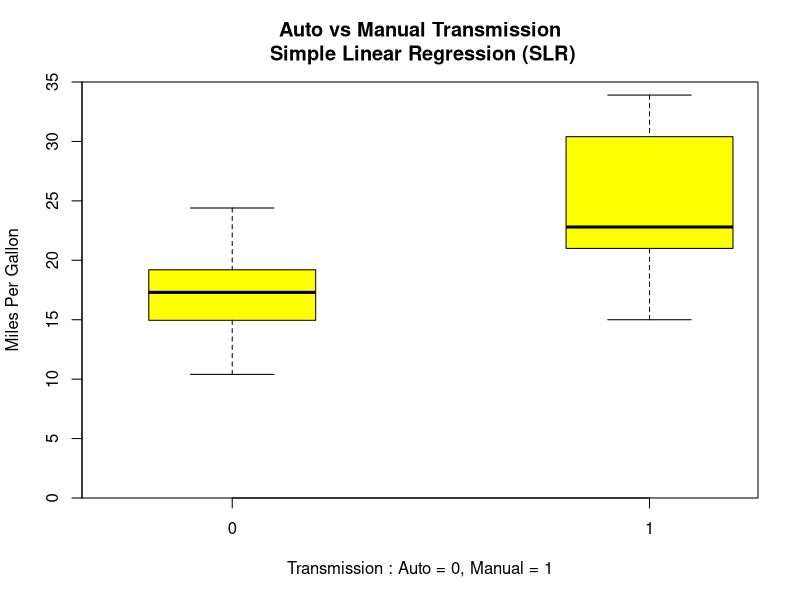
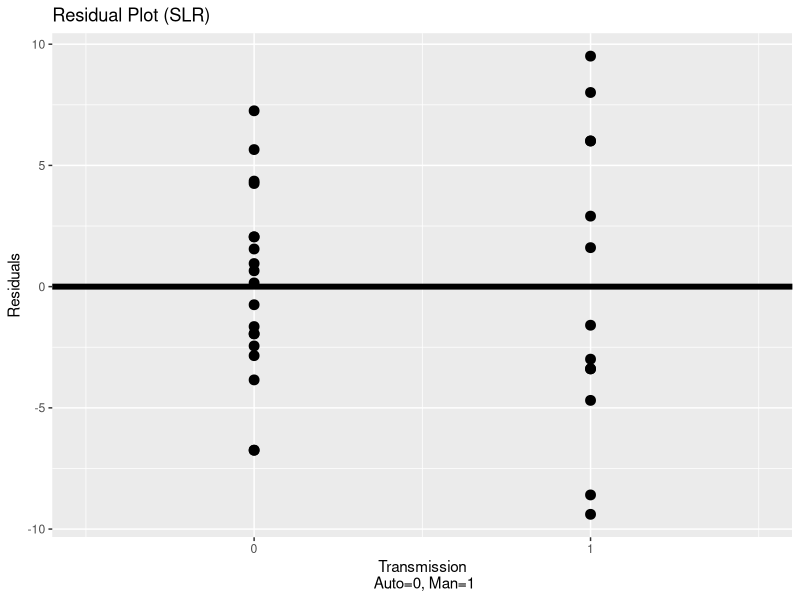

Write R code to recreate these figures, in order.
#===========================================
# Regression Models Course : MTcars Analysis
#===========================================

# -----------
# Key Columns
# -----------
# [, 1]	 mpg	 Miles/(US) gallon
# [, 2]	 cyl	 Number of cylinders
# [, 3]  disp  Displacement (Cubic inches)
# [, 4]	 hp	 Gross horsepower
# [, 6]	 wt  Weight (1000 lbs)
# [, 9]	 am	 Transmission (0 = automatic, 1 = manual)
# [,10]  gear  Number of forward gears
# [,11]  carb  Number of carburetors

# Load data set
library(datasets)
library(ggplot2)
data("mtcars")


## --------------------
## Exploratory Analysis
## --------------------

# Examine columns and data types
str(mtcars)

# Range of MPG values
range(mtcars$mpg)

# Car transmissions: 
# 0 = automatic 
# 1 = manual 
table(mtcars$am)

## --------------------------------------
## Fitting Simple Linear Regression (SLR)
## --------------------------------------

# So, we estimate a 7.25 mpg increase
# in moving from a automatic to a manual
# transmission.  We expect to get 17 mpg 
# with an automatic transmission.
fit1 <- lm(mpg ~ factor(am) -1, data = mtcars)
coef(fit1)

# This is consistent with the mean values:
# Automatic transmission:
mean(mtcars[mtcars[,9] == 0,1])

# Manual transmission:
mean(mtcars[mtcars[,9] == 1,1])

# Summarize SLR comparison of auto vs man 
# transmission
summary(fit1)$coef

# So we can reject the null hypothesis that the transmission 
# has no impact on MPG.

boxplot(mpg ~ am, data = mtcars,
        boxwex = 0.4, at = 0:1 - 0.2,
        main = "Auto vs Manual Transmission\n Simple Linear Regression (SLR)",
        col = "yellow",
        xlab = "Transmission : Auto = 0, Manual = 1",
        ylab = "Miles Per Gallon",
        xlim = c(-0.5,1), ylim = c(0,35), yaxs = "i")

## ---------------------------------
## Fitting Multivariable Models
## ---------------------------------

# And visually
# g <- ggplot(mtcars,aes(x=am,y=mpg))
# g <- g + geom_point()
# g

# Examine the correlation between MPG and some of the
# regressors likely to impact it.
regressor <- c("cyl","disp","hp","wt","am", "gear","carb")
correlate <- c(round(cor(mtcars$mpg,mtcars$cyl),3),
               round(cor(mtcars$mpg,mtcars$disp),3),
               round(cor(mtcars$mpg,mtcars$hp),3),
               round(cor(mtcars$mpg,mtcars$wt),3),
               round(cor(mtcars$mpg,mtcars$am),3),
               round(cor(mtcars$mpg,mtcars$gear),3),
               round(cor(mtcars$mpg,mtcars$carb),3)
               )

# Create data frame
mtCor <- data.frame(regressor, correlate)
# Display table of correlations
t(mtCor)

# Examine correlation between displacement
# and weight.  
cor(mtcars$disp,mtcars$wt)

# Examine correlation between cylinders
# and horse power.  
cor(mtcars$cyl,mtcars$hp)

# Update our model to include weight, cylinders,
# and horse power.
fit2 <- update(fit1, mpg ~ factor(am) + wt - 1)
fit3 <- update(fit1, mpg ~ factor(am) + wt + cyl - 1)
fit4 <- update(fit1, mpg ~ factor(am) + wt + cyl + hp - 1)

# Examine differences between fit3 and fit4 to 
# assess value of including horsepower as a variable.
summary(fit3)
summary(fit4)

# coef(fit4)

## -----------------------------
## Residual Plot and Diagnostics
## -----------------------------
library(car)

g <- ggplot(data.frame(x = mtcars$am, y = resid(fit1)), aes(x=x, y=y))
g <- g + ggtitle("Residual Plot (SLR)") 
g <- g + xlab("Transmission\n Auto=0, Man=1")
g <- g + ylab("Residuals")
g <- g + geom_point(size = 3, colour = "black")
g <- g + geom_hline(yintercept = 0, size = 2)
g <- g + scale_x_continuous(breaks = 0:1, limits = c(-0.5,1.5))
g

# Compute analysis of variance table  
mtAnova <- anova(fit1,fit2,fit3,fit4)
mtAnova


# Examine variance inflation with 3 factors
vif(lm(mpg ~ factor(am) + wt + cyl, mtcars))
sqrt(vif(lm(mpg ~ factor(am) + wt + cyl, mtcars)))

round(dfbetas(fit3),3)









